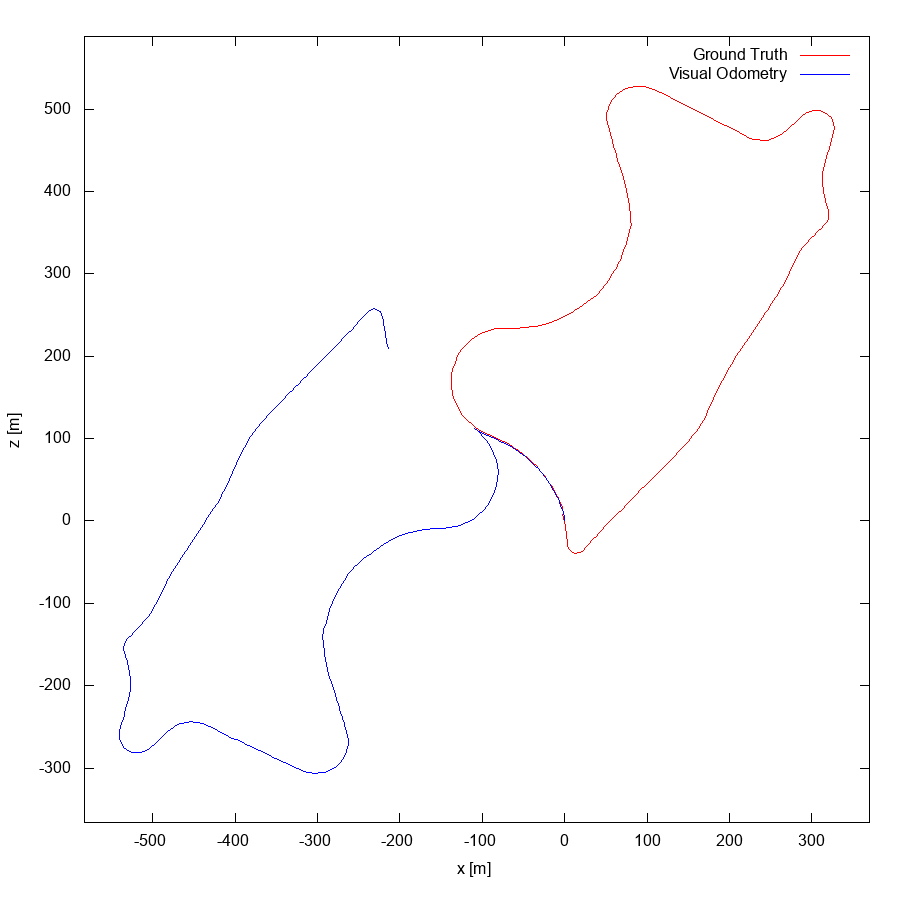

gnuplot code for this plot:
set term postscript eps enhanced color
set output "00.eps"
set size ratio -1
set xrange [-583:370]
set yrange [-366:588]
set xlabel "x [m]"
set ylabel "z [m]"
plot "00.txt" using 1:2 lc rgb "#FF0000" title 'Ground Truth' w lines,"00.txt" using 3:4 lc rgb "#0000FF" title 'Visual Odometry' w lines,"< head -1 00.txt" using 1:2 lc rgb "#000000" pt 4 ps 1 lw 2 title 'Sequence Start' w points
